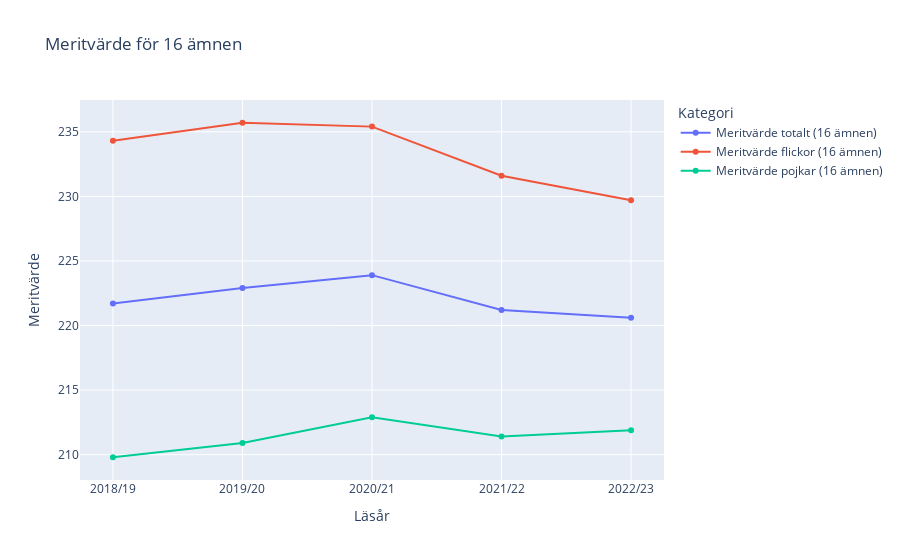

Notebook source saved alongside this figure:
### Markdown cell above
## B.

### Code cell
# Choosing only the five first five rows
fig = px.line(df_betyg.head(5), x="Läsår", y=[ "Meritvärde totalt (16 ämnen)", "Meritvärde flickor (16 ämnen)", "Meritvärde pojkar (16 ämnen)" ], labels={"value": "Meritvärde för 16 ämnen", "variable": "Kategori"}, title="Meritvärde för 16 ämnen", markers=True)  

fig.update_layout( xaxis_title="Läsår", yaxis_title="Meritvärde", xaxis=dict(tickmode="linear") )

fig.show()

### Figure 1 — Plotly figure (JSON) as saved in the notebook; plotly's stock layout.template omitted (floating-point values rounded to 4 significant figures)
{"data": [{"hovertemplate": "Kategori=Meritvärde totalt (16 ämnen)<br>Läsår=%{x}<br>Meritvärde för 16 ämnen=%{y}<extra></extra>", "legendgroup": "Meritvärde totalt (16 ämnen)", "line": {"color": "#636efa", "dash": "solid"}, "marker": {"symbol": "circle"}, "mode": "lines+markers", "name": "Meritvärde totalt (16 ämnen)", "orientation": "v", "showlegend": true, "type": "scatter", "x": ["2018/19", "2019/20", "2020/21", "2021/22", "2022/23"], "xaxis": "x", "y": [221.7, 222.9, 223.9, 221.2, 220.6], "yaxis": "y"}, {"hovertemplate": "Kategori=Meritvärde flickor (16 ämnen)<br>Läsår=%{x}<br>Meritvärde för 16 ämnen=%{y}<extra></extra>", "legendgroup": "Meritvärde flickor (16 ämnen)", "line": {"color": "#EF553B", "dash": "solid"}, "marker": {"symbol": "circle"}, "mode": "lines+markers", "name": "Meritvärde flickor (16 ämnen)", "orientation": "v", "showlegend": true, "type": "scatter", "x": ["2018/19", "2019/20", "2020/21", "2021/22", "2022/23"], "xaxis": "x", "y": [234.3, 235.7, 235.4, 231.6, 229.7], "yaxis": "y"}, {"hovertemplate": "Kategori=Meritvärde pojkar (16 ämnen)<br>Läsår=%{x}<br>Meritvärde för 16 ämnen=%{y}<extra></extra>", "legendgroup": "Meritvärde pojkar (16 ämnen)", "line": {"color": "#00cc96", "dash": "solid"}, "marker": {"symbol": "circle"}, "mode": "lines+markers", "name": "Meritvärde pojkar (16 ämnen)", "orientation": "v", "showlegend": true, "type": "scatter", "x": ["2018/19", "2019/20", "2020/21", "2021/22", "2022/23"], "xaxis": "x", "y": [209.8, 210.9, 212.9, 211.4, 211.9], "yaxis": "y"}], "layout": {"legend": {"title": {"text": "Kategori"}, "tracegroupgap": 0}, "title": {"text": "Meritvärde för 16 ämnen"}, "xaxis": {"anchor": "y", "domain": [0, 1], "tickmode": "linear", "title": {"text": "Läsår"}}, "yaxis": {"anchor": "x", "domain": [0, 1], "title": {"text": "Meritvärde"}}}}
